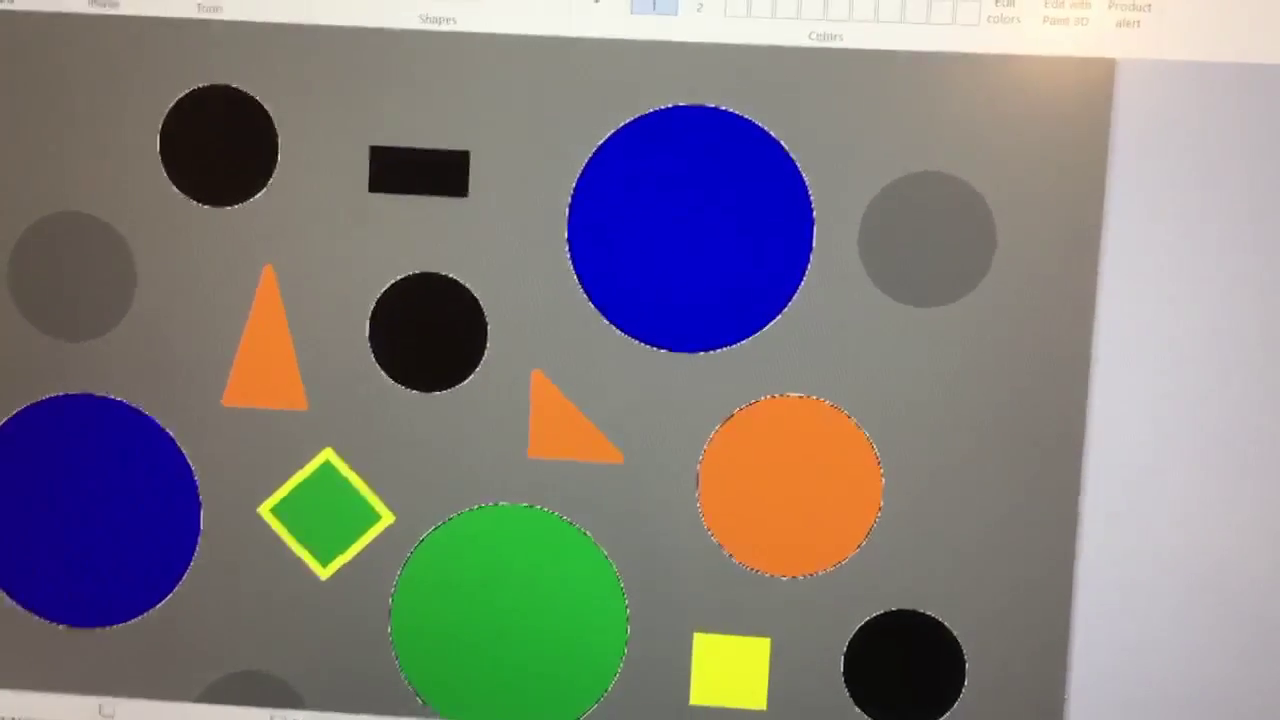
#> input picture frame 37 of testvideo.mp4, 1280 x 720 px, given in place of testvideo5.mp4, which was not available
$ python test2.py
#> lines starting #> are read from the running program, lines starting #| are printed output that depends on the picture; pictures that were not available may be replaced by others from this repository, and a replacement may not be noted
import numpy as np
import cv2 as cv
import matplotlib.pyplot as plt

#Import video
cap = cv.VideoCapture("testvideo5.mp4")
#cap = cv.VideoCapture(1)
width = int(cap.get(3))
height =int(cap.get(4))
print("Vid dimentions: ",width,"x",height)
crop_points = [[0,0],[int(height),int(width*0.65)]]


fourcc = cv.VideoWriter_fourcc(*'DIVX')
out = cv.VideoWriter('output.avi',fourcc, 20, (width,height))

def isofilter(img,index,bias):
    img = np.asarray(img,dtype='int16')
    out = 2*(3*img[:,:,index]-np.sum(img,axis=2))+bias
    out = np.clip(out,a_min=0,a_max=255)
    return np.asarray(out, dtype='uint8' )


circle_centers = []
while(cap.isOpened()):
    ret,frame = cap.read()
#> frame is the input picture: shape (720, 1280, 3); mean B, G, R 125.9, 126.6, 128.9
    #Quit if no frame
    if frame is None:
        break

    #Crop frame
    frame = frame[crop_points[0][0]+0:crop_points[1][0]+0, crop_points[0][1]+0:crop_points[1][1]+0]
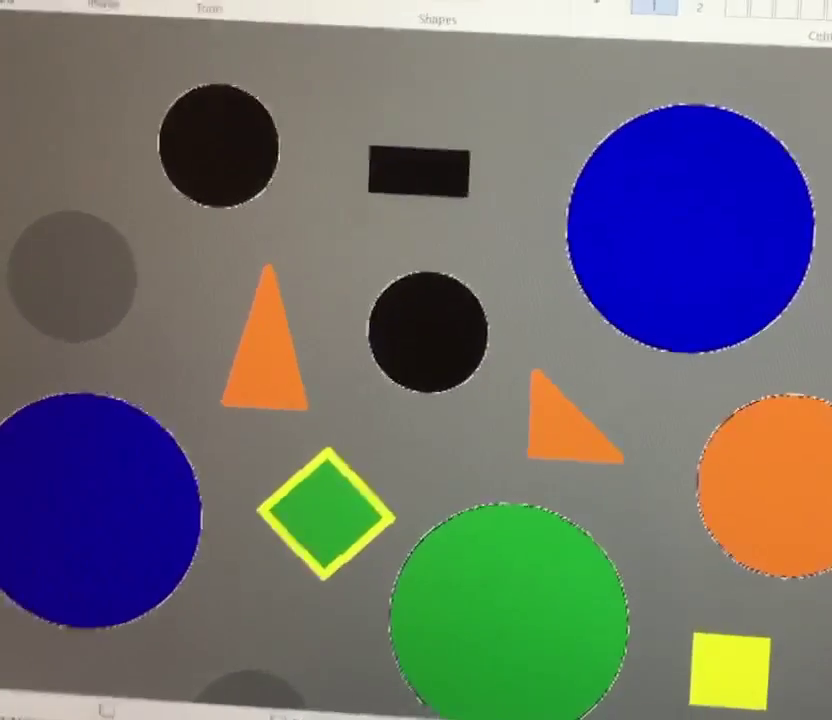
#> frame: shape (720, 832, 3); mean B, G, R 111.5, 109.8, 109.1
    output = frame


    #Convert to blue and blur
    frame = isofilter(frame,2,-100)
#> in isofilter, `out = 2*(3*img[:,:,index]-np.sum(img,axis=2))+bias`:
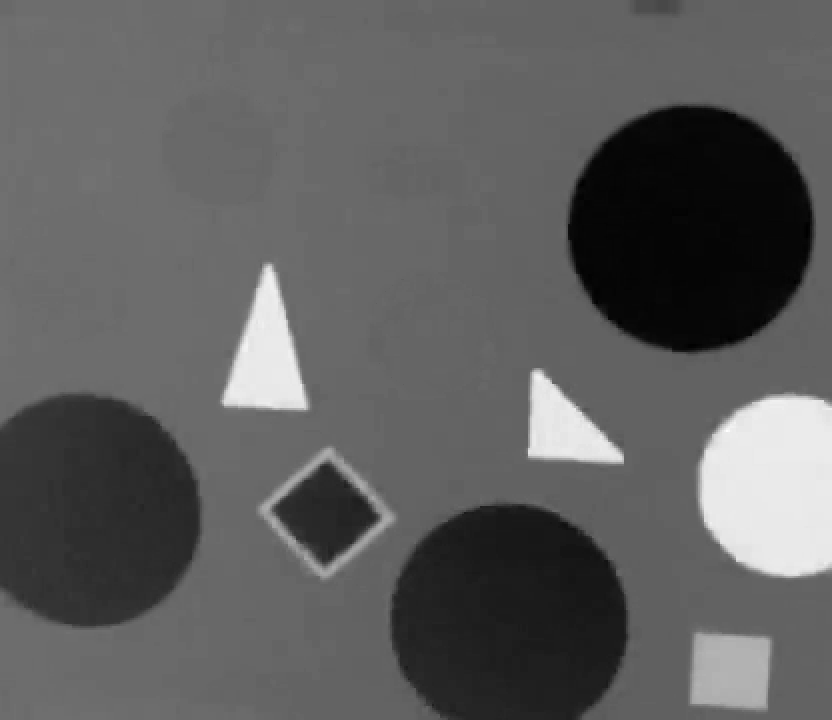
#> out: shape (720, 832) int64; min -520, max 598, mean -106.3; drawn with min black and max white
#> in isofilter, `out = np.clip(out,a_min=0,a_max=255)`:
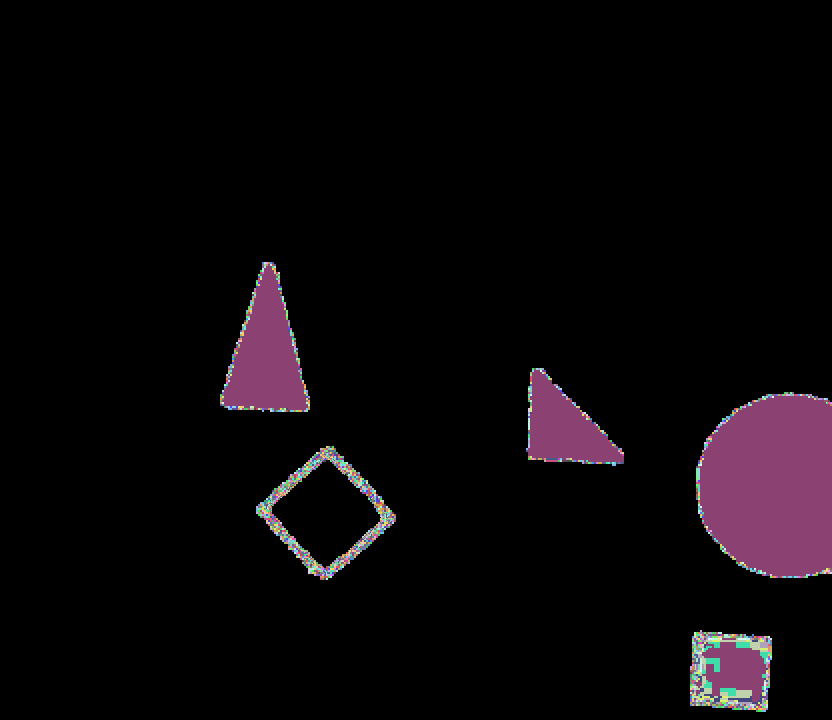
#> out: shape (720, 832) int64; 129 distinct labels, from 0 to 255; one colour per label, 0 black
#> in isofilter, `return np.asarray(out, dtype='uint8' )`:
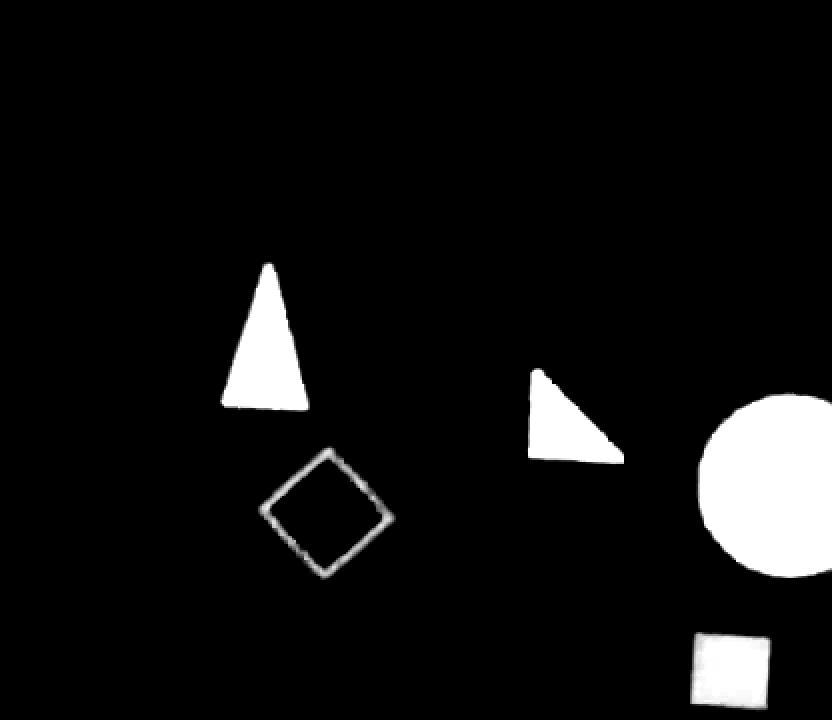
#> returned value: shape (720, 832); min 0, max 255, mean 17.1
    #frame = cv.cvtColor(frame,cv.COLOR_RGB2GRAY)
    frame = cv.medianBlur(frame,21)
#> frame: shape (720, 832)

    cv.imshow('frame',frame)
    #Find circles
    circles = cv.HoughCircles(
        image=frame,
        method=cv.HOUGH_GRADIENT,
        dp=1,
        minDist=30,
        param1=80,
        param2=30,
        minRadius=15,
        maxRadius=60
    )
#> circles = None

    if circles is not None:
        detected_circles = np.uint16(np.around(circles))
        for (x,y,r) in detected_circles[0,::-1]:
            cv.circle(output,(x,y),r,(0,255,0),2)
        circle_centers.append([x,y])

    #Show output
    cv.imshow('output',output)
    out.write(frame)

    #Press q to quit
    if cv.waitKey(1) & 0xFF == ord('q'):
#> (key q is pressed here)
        cap.release()
        cv.destroyAllWindows()
        break

out.release()
#> (the run stopped early here; a loop or call above may not have finished)

$ run again, starting later in the video
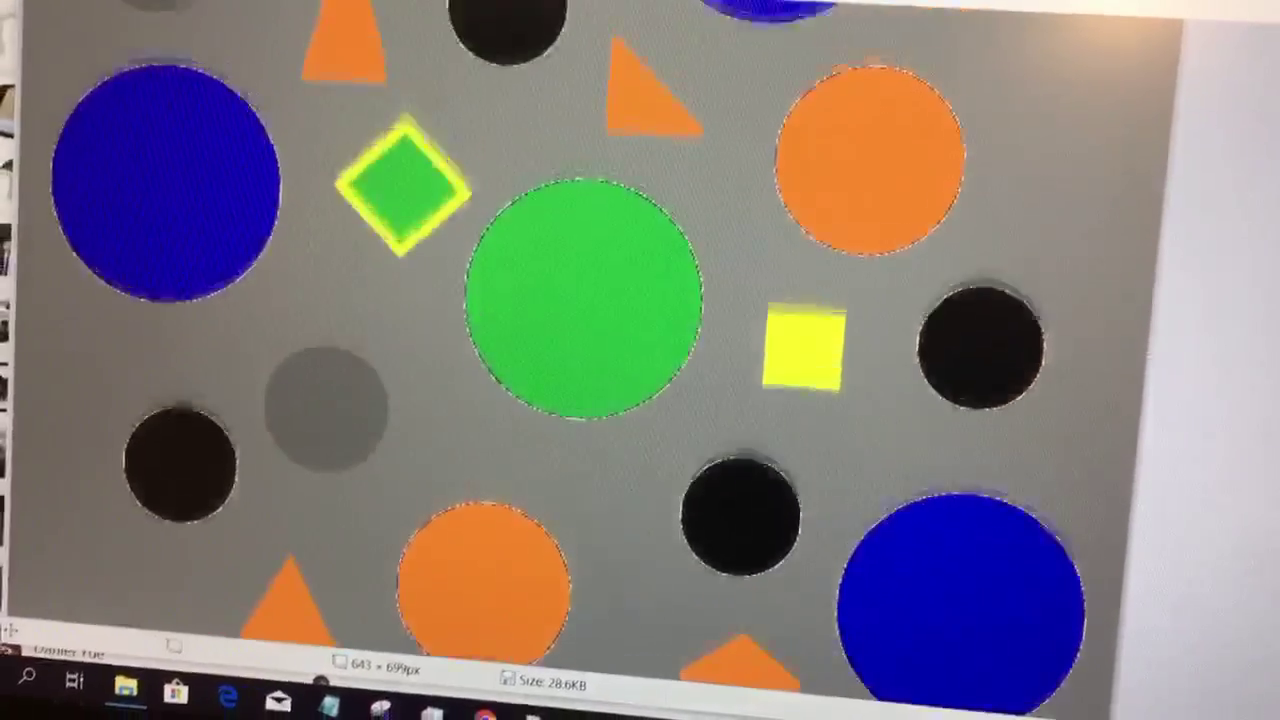
#> input picture frame 169 of testvideo.mp4, 1280 x 720 px, given in place of testvideo5.mp4, which was not available
#> frame is the input picture: shape (720, 1280, 3); mean B, G, R 122.9, 126.6, 131.1
#> circles = [[397.5, 186.5, 45]]
#> detected_circles = [[398, 186, 45]]
#> the loop `for (x,y,r) in detected_circles[0,::-1]:` made 1 pass
#> after the loop `for (x,y,r) in detected_circles[0,::-1]:`:
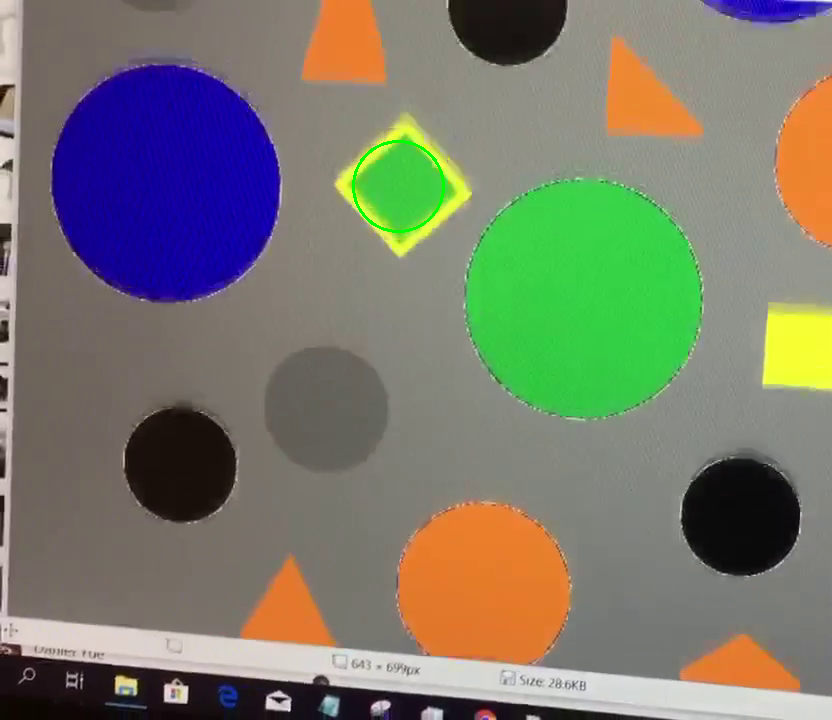
#> output: shape (720, 832, 3); mean B, G, R 107.6, 121.8, 121.5
#> circle_x = [398]
#> circle_y = [186]
#> `plt.show()`:
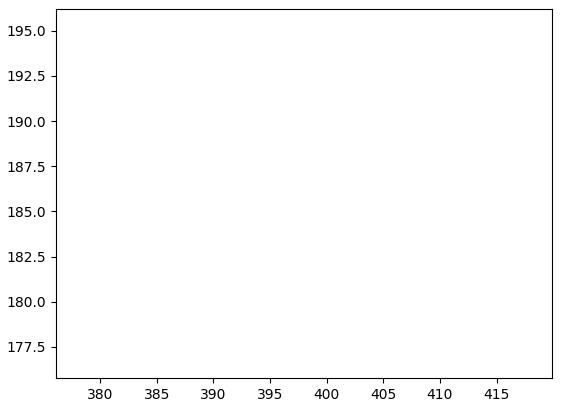
#> figure drawn by matplotlib, 1 panel

$ run again, starting later in the video
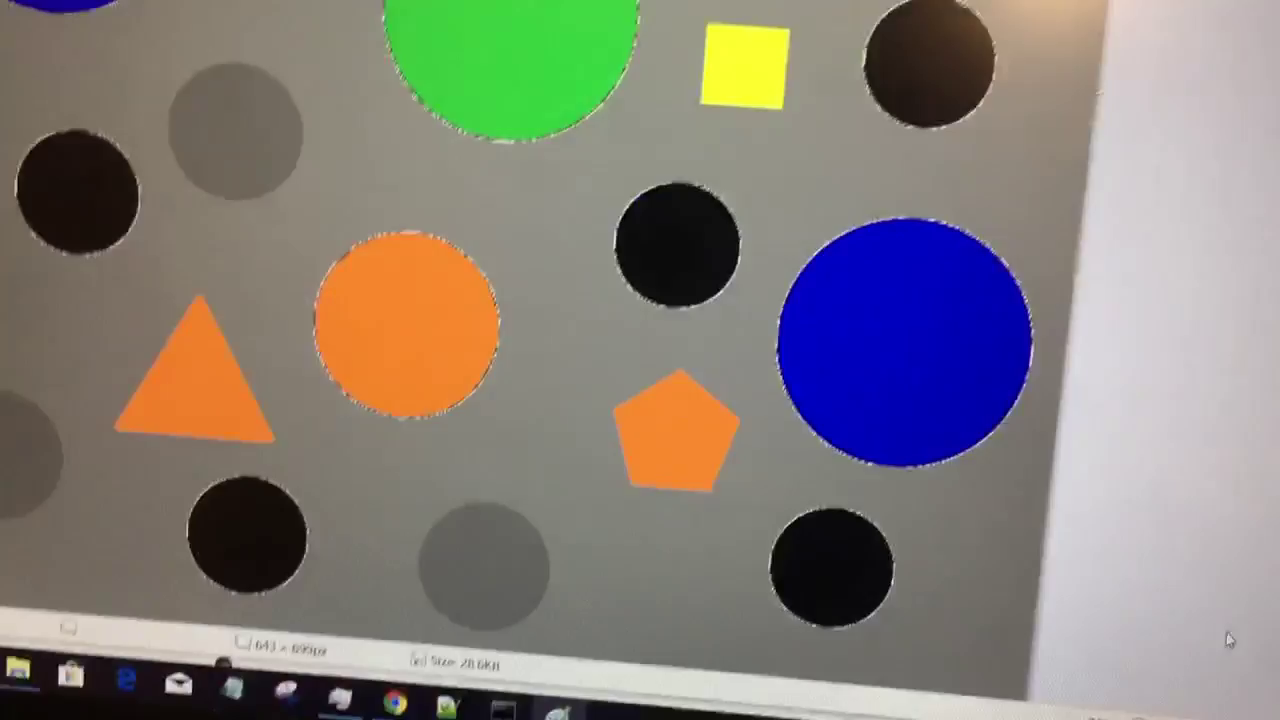
#> input picture frame 300 of testvideo.mp4, 1280 x 720 px, given in place of testvideo5.mp4, which was not available
#> frame is the input picture: shape (720, 1280, 3); mean B, G, R 121.8, 127.8, 133.6
#> `frame = frame[crop_points[0][0]+0:crop_points[1][0]+0, crop_points[0][..`:
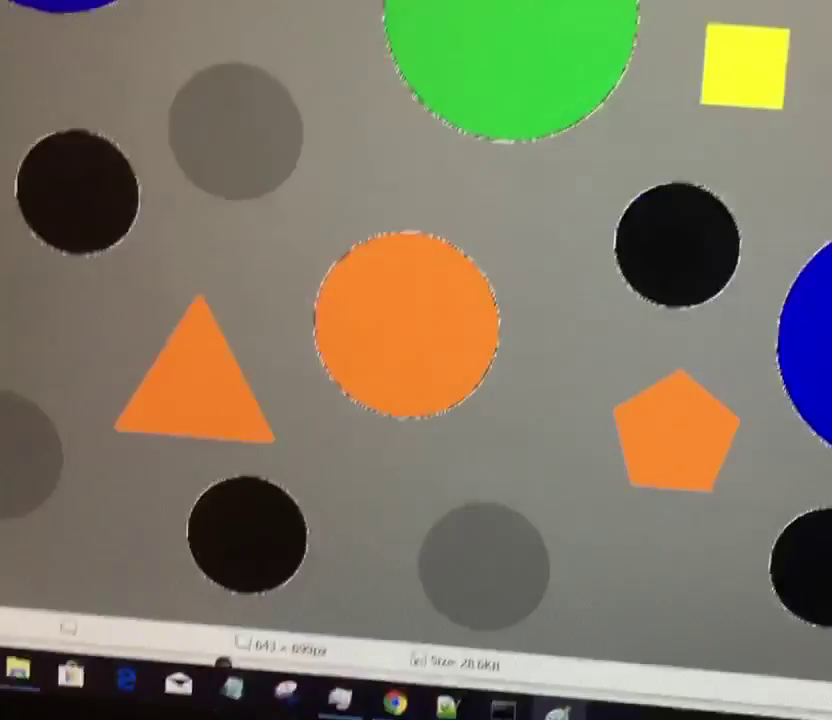
#> frame: shape (720, 832, 3); mean B, G, R 101.1, 121.9, 127.6
#> in isofilter, `return np.asarray(out, dtype='uint8' )`:
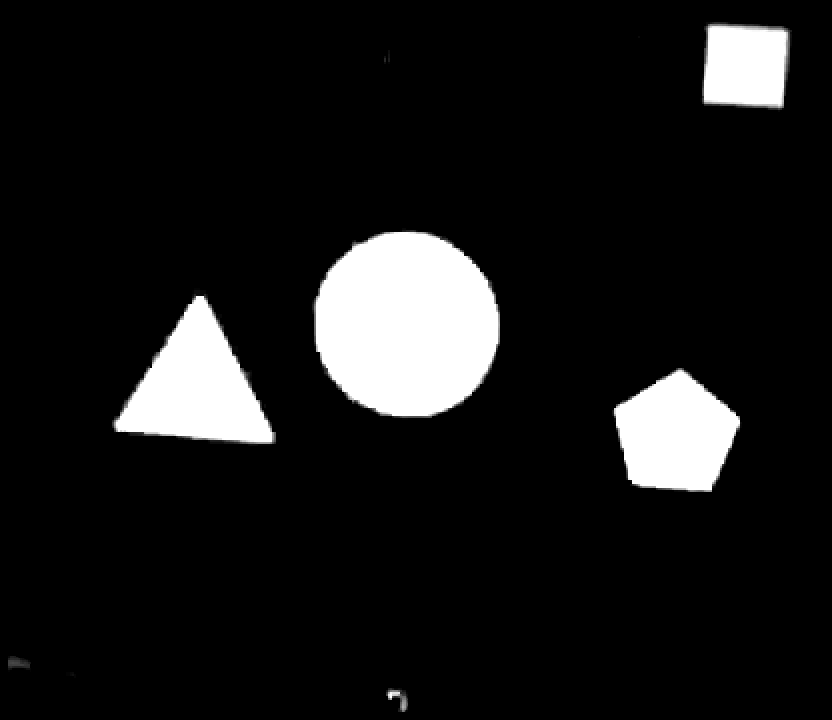
#> returned value: shape (720, 832); min 0, max 255, mean 24.4
#> circles = None
